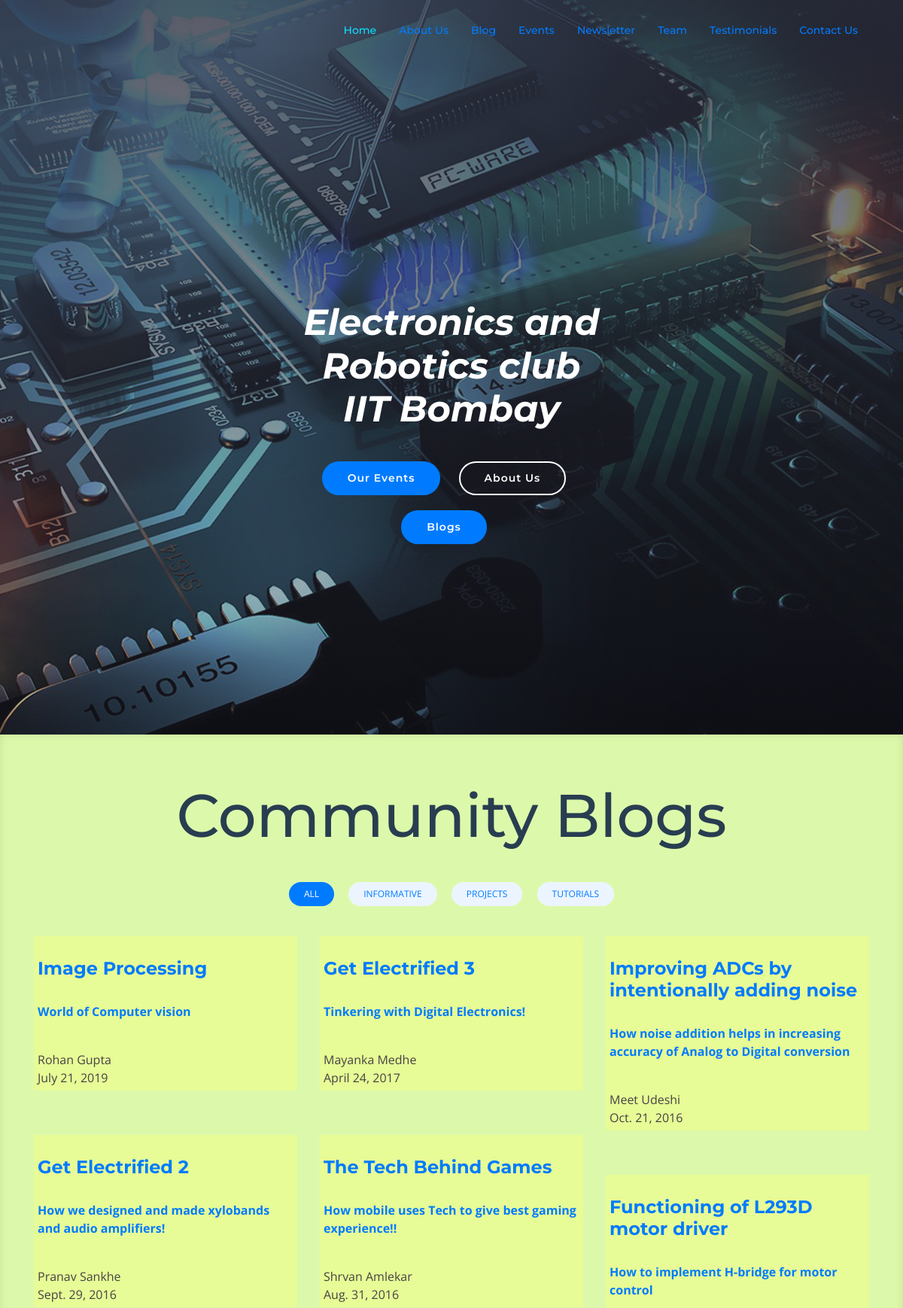
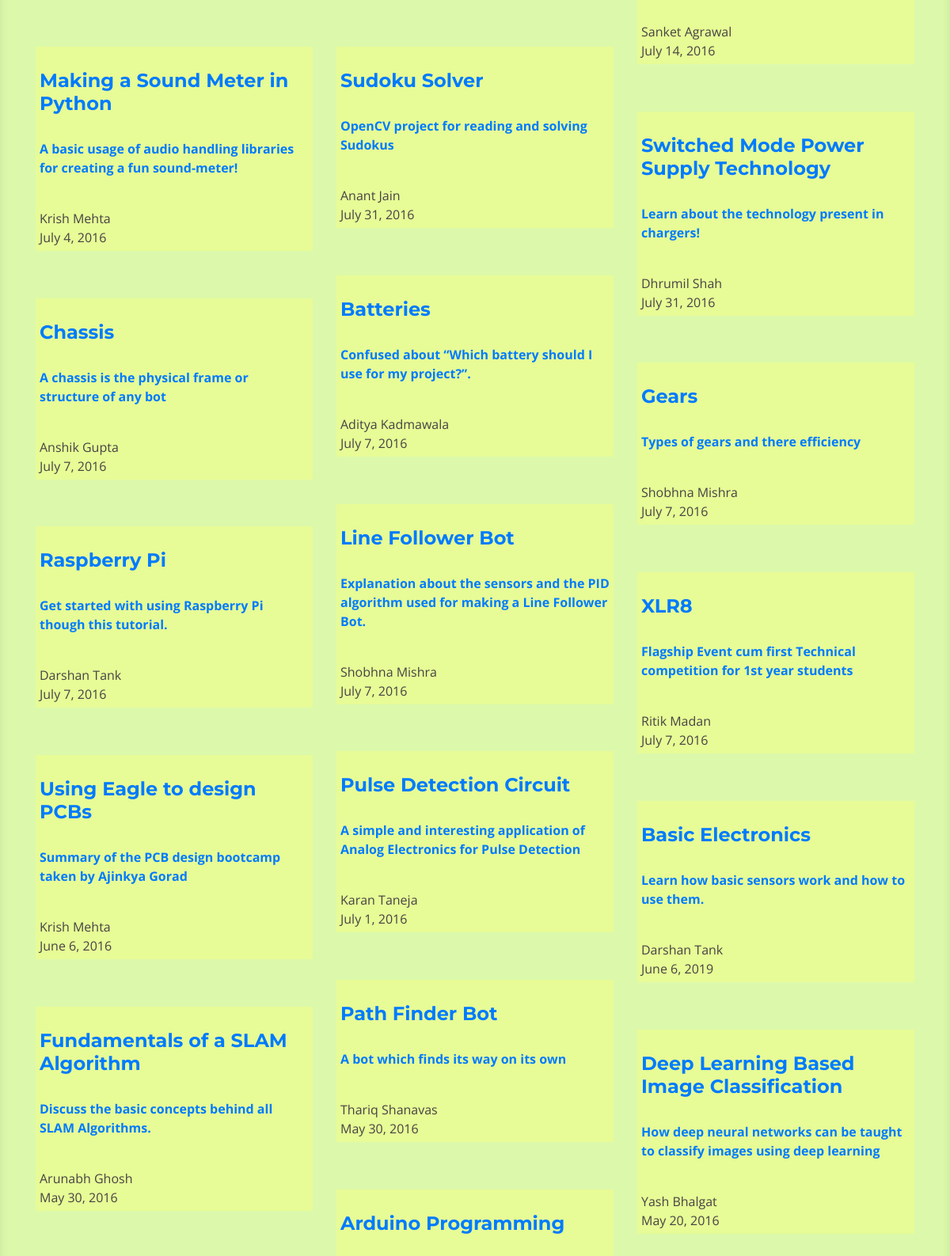
/erc/blog (upper part), run on the app's committed database (2 pictures, top to bottom).
### erc/models.py (models this page shows)
class Blog(models.Model):
	title=models.CharField(max_length=80)
	parts=models.IntegerField()
	author=models.CharField(max_length=80)
	date=models.DateField()
	CATEGORY_CHOICES = (
    ("informative", ("informative")),
    ("tutorials", ("tutorials")),
    ("projects", ("projects"))
     )
	filterClass=models.CharField(max_length=80,choices=CATEGORY_CHOICES, default="informative")
	content=models.TextField(null=True,blank=True,default="Don't know")
	def get_absolute_url(self):
		return reverse('erc:blog',kwargs={'name':self.title})

### erc/views.py (the view)
# urls.py: path('blog',blogList,name='blogList'),
def blogList(request,*args,**kwargs):
	queryset=Blog.objects.all()
	content={
	'blogs':queryset,
	}
	return render(request,'erc/blog/blogList.html',content)

### erc/templates/erc/blog/blogList.html
{% extends "erc/blog/BlogBase.html" %}
{% block blog %}
<main id="main">
<section id="portfolio" class="clearfix" style="background: rgba(225,255,155,0.8)">
      <div class="container" >
        <header class="section-header">
          <h3 class="section-title" style="font-size: 5em;">Community Blogs</h3>
        </header>
        <div class="row">
          <div class="col-lg-12">
            <ul id="portfolio-flters">
              <li data-filter="*" class="filter-active">All</li>
              <li data-filter=".informative">Informative</li>
              <li data-filter=".projects">Projects</li>
              <li data-filter=".tutorials">tutorials</li>
            </ul>
          </div>
        </div>
        <div class="row portfolio-container">
          {% for blog in blogs %}
          <a href="{{blog.get_absolute_url}}">
            <div class="col-lg-4 col-md-6 portfolio-item {{blog.filterClass}} vishwajeet  "  >
            <div class="portfolio-wrap2">
            <br> <h4 style="font-weight: bold; padding: 5px;">{{blog.title}}</h4>
            <a href="{{blog.get_absolute_url}}">
              <p style="padding: 5px">
                <strong>{{blog.content}}</strong>
              </p>
            </a>
            <p  style="padding: 5px;">{{blog.author}}<br>{{blog.date}}</p>
          </div>
        </div>
          </a>
           {% endfor %}
      </div>
    </section>
  </main>
{% endblock %}

### erc/templates/erc/blog/BlogBase.html (shortened to what this page needs)
<!DOCTYPE html>
<html lang="en">
<head>
{% load static %}
  <link href="{% static 'erc/lib/bootstrap/css/bootstrap.min.css' %}"rel="stylesheet">
  <link href="{% static 'erc/lib/font-awesome/css/font-awesome.min.css' %}" rel="stylesheet">
  <link href="{% static 'erc/lib/animate/animate.min.css' %}" rel="stylesheet">
  <link href="{% static 'erc/lib/ionicons/css/ionicons.min.css' %}" rel="stylesheet">
  <link href="{% static 'erc/lib/owlcarousel/assets/owl.carousel.min.css' %}" rel="stylesheet">
  <link href="{% static 'erc/lib/lightbox/css/lightbox.min.css' %}" rel="stylesheet">
  <link href="{% static 'erc/css/style.css' %}" rel="stylesheet">
  <link href="{% static 'erc/css/popup.css' %}" rel="stylesheet">
</head>
<body>
  <header id="header" class="fixed-top" style="/*background-color: red;*/
  ">
    <div class="container">
      <div class="logo float-left">
      </div>
      <nav class="main-nav float-right d-none d-lg-block">
        <ul>
          <li class="active"><a href="/erc">Home</a></li>
          <li><a href="/erc/#about">About Us</a></li>
          <li><a href="#intro">Blog</a></li>
          <li><a href="/erc/#portfolio">Events</a></li>
          <li><a href="/erc/news">Newsletter</a></li>
          <li><a href="/erc/#team">Team</a></li>
          <li><a href="/erc/testimonials">Testimonials</a></li>
          <li><a href="#contact">Contact Us</a></li>
        </ul>
      </nav>
    </div>
  </header>
  <section id="intro" class="clearfix">
    <div class="container">
      <div class="intro-info">
        <h2 style="font-style: italic; font-weight: bold;">Electronics and <br>Robotics club<br>IIT Bombay</h2>
        <div>
          <a href="/erc/#portfolio" class="btn-get-started scrollto">Our Events </a>
          <a href="/erc/#about" class="btn-services scrollto">About Us </a>
        </div>
        <div>
        <a href="/erc/blog" class="btn-get-started scrollto">Blogs</a>
      </div>
      </div>
    </div>
  </section>
    <div class="blog-content">
    {% block  blog %}
    {% endblock %}
    </div>
</body>
</html>

### erc/static/erc/css/style.css (style rules this page uses)
body { background: rgba(149,200,216,0.5); color: #444; font-family: "Open Sans", sans-serif; }
a { color: #007bff; transition: 0.o5s; }
p { padding: 0; margin: 0 0 30px 0; }
h1, h2, h3, h4, h5, h6 { font-family: "Montserrat", R; font-weight: 400; margin: 0 0 20px 0; padding: 0; }
#header { height: 80px; transition: all 0.5s; z-index: 997; transition: all 0.5s; color:#fff; padding: 20px 0; background: rgba(255,255,255,0); }
#intro { width: 100%; background: linear-gradient(to top, rgba(46, 49, 65, 0.3), rgba(46, 49, 65, 0.8)),url("../img/intro-bg.jpg") center bottom no-repeat; padding: auto; padding-top: 25em; height: 61em; }
#intro .intro-info { width: 100%; text-align: center; }
#intro .intro-info h2 { color: #fff; margin-bottom: 40px; font-size: 48px; font-weight: 700; }
#intro .intro-info .btn-get-started, #intro .intro-info .btn-services { font-family: "Montserrat", sans-serif; font-size: 14px; font-weight: 600; letter-spacing: 1px; display: inline-block; padding: 10px 32px; border-radius: 50px; transition: 0.5s; margin: 0 20px 20px 0; color: #fff; }
#intro .intro-info .btn-get-started { background: #007bff; border: 2px solid #007bff; color: #fff; }
#intro .intro-info .btn-services { border: 2px solid #fff; }
.main-nav, .main-nav * { margin: 0; padding: 0; list-style: none; }
.main-nav > ul > li { position: relative; white-space: nowrap; float: left; }
.main-nav a { display: block; position: relative; color: #007bff; padding: 10px 15px; transition: 0.3s; font-size: 14px; font-family: "Montserrat", sans-serif; font-weight: 500; }
.main-nav a:hover, .main-nav .active > a, .main-nav li:hover > a { color: #0fdfff; text-decoration: none; }
.mobile-nav { position: fixed; top: 0; bottom: 0; z-index: 9999; overflow-y: auto; left: -260px; width: 260px; padding-top: 18px; background: rgba(19, 39, 57, 0.8); transition: 0.4s; }
.mobile-nav * { margin: 0; padding: 0; list-style: none; }
.mobile-nav a { display: block; position: relative; color: #fff; padding: 10px 20px; font-weight: 500; }
.mobile-nav a:hover, .mobile-nav .active > a, .mobile-nav li:hover > a { color: #74b5fc; text-decoration: none; }
.section-header h3 { font-size: 36px; color: #283d50; text-align: center; font-weight: 500; position: relative; }
#portfolio { padding: 60px 0; box-shadow: inset 0px 0px 12px 0px rgba(0, 0, 0, 0.1); background: rgba(225,255,155,0.8); }
#portfolio #portfolio-flters { padding: 0; margin: 5px 0 35px 0; list-style: none; text-align: center; }
#portfolio #portfolio-flters li { cursor: pointer; margin: 15px 15px 15px 0; display: inline-block; padding: 6px 20px; font-size: 12px; line-height: 20px; color: #007bff; border-radius: 50px; text-transform: uppercase; background: #ecf5ff; margin-bottom: 5px; transition: all 0.3s ease-in-out; }
#portfolio #portfolio-flters li:hover, #portfolio #portfolio-flters li.filter-active { background: #007bff; color: #fff; }
#portfolio #portfolio-flters li:last-child { margin-right: 0; }
#portfolio .portfolio-item { position: relative; overflow: hidden; margin-bottom: 30px; }
#portfolio .portfolio-wrap2 { background: rgba(255,255,100,0.3); }

### data on the page
Blog: title "Image Processing", content "World of Computer vision", author "Rohan Gupta", date "July 21, 2019"
Blog: title "Get Electrified 3", content "Tinkering with Digital Electronics!", author "Mayanka Medhe", date "April 24, 2017"
Blog: title "Improving ADCs by intentionally adding noise", content "How noise addition helps in increasing accuracy of Analog to Digital conversion", author "Meet Udeshi", date "Oct. 21, 2016"
Blog: title "Get Electrified 2", content "How we designed and made xylobands and audio amplifiers!", author "Pranav Sankhe", date "Sept. 29, 2016"
Blog: title "The Tech Behind Games", content "How mobile uses Tech to give best gaming experience!!", author "Shrvan Amlekar", date "Aug. 31, 2016"
Blog: title "Functioning of L293D motor driver", content "How to implement H-bridge for motor control", author "Sanket Agrawal", date "July 14, 2016"
Blog: title "Making a Sound Meter in Python", content "A basic usage of audio handling libraries for creating a fun sound-meter!", author "Krish Mehta", date "July 4, 2016"
Blog: title "Sudoku Solver", content "OpenCV project for reading and solving Sudokus", author "Anant Jain", date "July 31, 2016"
Blog: title "Switched Mode Power Supply Technology", content "Learn about the technology present in chargers!", author "Dhrumil Shah", date "July 31, 2016"
Blog: title "Batteries", content "Confused about “Which battery should I use for my project?”.", author "Aditya Kadmawala", date "July 7, 2016"
Blog: title "Chassis", content "A chassis is the physical frame or structure of any bot", author "Anshik Gupta", date "July 7, 2016"
Blog: title "Gears", content "Types of gears and there efficiency", author "Shobhna Mishra", date "July 7, 2016"
Blog: title "Line Follower Bot", content "Explanation about the sensors and the PID algorithm used for making a Line Follower Bot.", author "Shobhna Mishra", date "July 7, 2016"
Blog: title "Raspberry Pi", content "Get started with using Raspberry Pi though this tutorial.", author "Darshan Tank", date "July 7, 2016"
Blog: title "XLR8", content "Flagship Event cum first Technical competition for 1st year students", author "Ritik Madan", date "July 7, 2016"
Blog: title "Pulse Detection Circuit", content "A simple and interesting application of Analog Electronics for Pulse Detection", author "Karan Taneja", date "July 1, 2016"
Blog: title "Using Eagle to design PCBs", content "Summary of the PCB design bootcamp taken by Ajinkya Gorad", author "Krish Mehta", date "June 6, 2016"
Blog: title "Basic Electronics", content "Learn how basic sensors work and how to use them.", author "Darshan Tank", date "June 6, 2019"
Blog: title "Path Finder Bot", content "A bot which finds its way on its own", author "Thariq Shanavas", date "May 30, 2016"
Blog: title "Fundamentals of a SLAM Algorithm", content "Discuss the basic concepts behind all SLAM Algorithms.", author "Arunabh Ghosh", date "May 30, 2016"
Blog: title "Deep Learning Based Image Classification", content "How deep neural networks can be taught to classify images using deep learning", author "Yash Bhalgat", date "May 20, 2016"
Blog: title "Arduino Programming"
